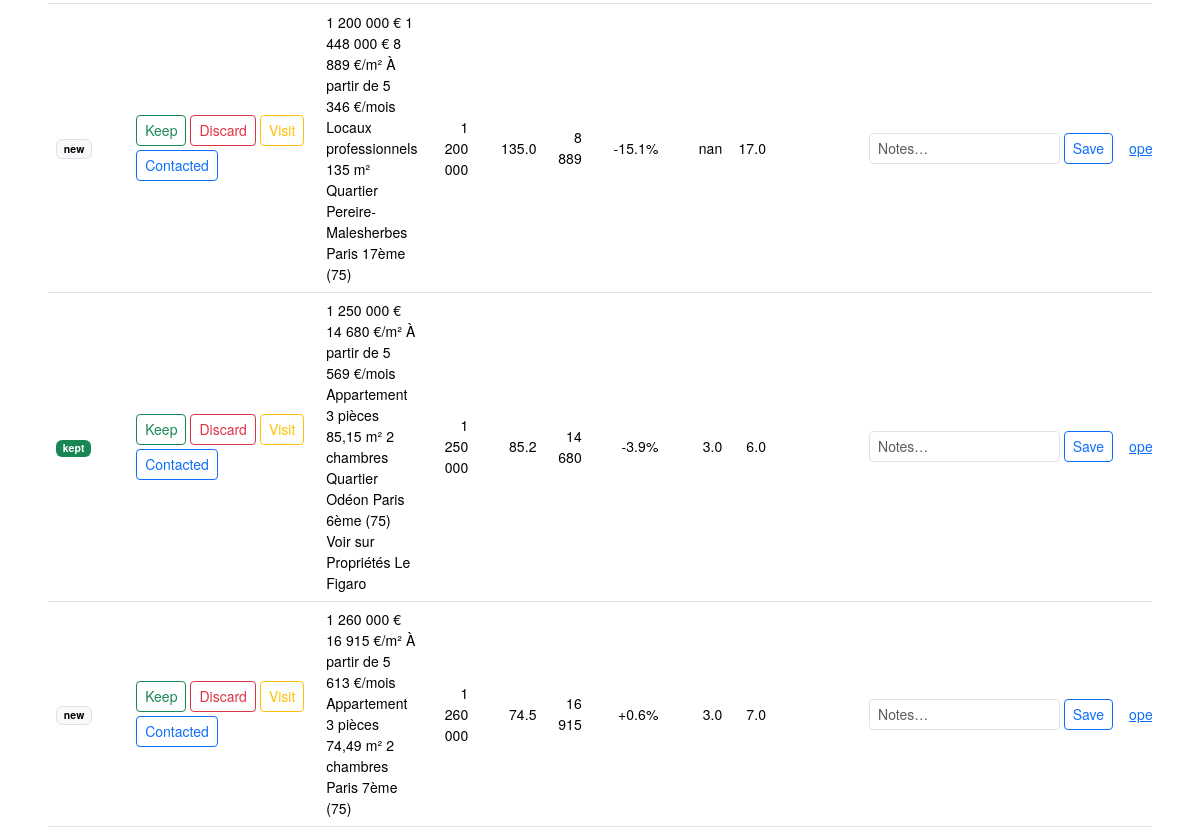
The page /offers?sort=name&dir=asc&page=1 (middle part) on the database as committed earlier.
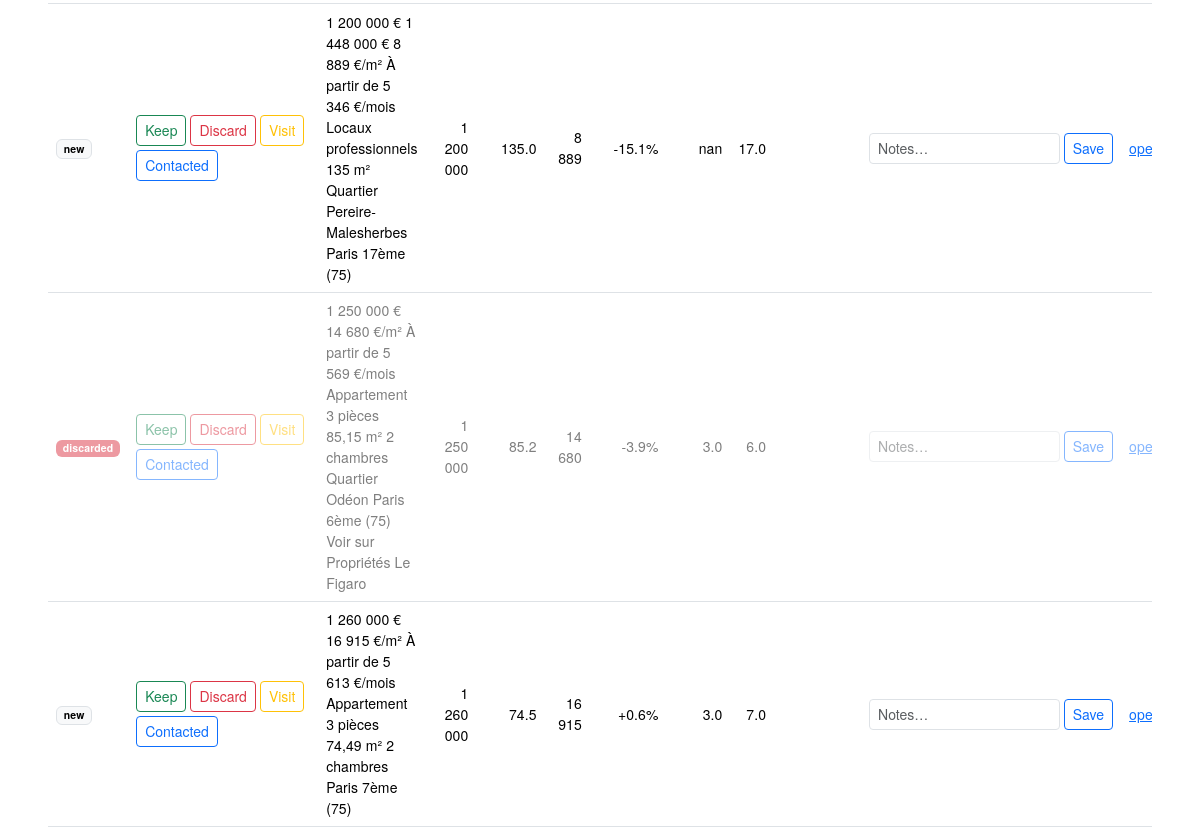
The same page on the database as committed later.
### tables this page shows
CREATE TABLE offer_state (
            offer_id TEXT PRIMARY KEY,
            status TEXT DEFAULT 'new',      -- new | kept | discarded
            contacted INTEGER DEFAULT 0,    -- 0/1
            notes TEXT DEFAULT '',
            updated_at TEXT
        , status_updated_at TEXT, contacted_updated_at TEXT, notes_updated_at TEXT);

### app.py (the view)
@app.route("/offers")
def offers():
    df_scraped = load_figaro_offers_from_folder(SCRAPES_DIR)
    df_manual = load_manual_offers_df()
    if df_scraped.empty and df_manual.empty:
        df = pd.DataFrame()
    elif df_scraped.empty:
        df = df_manual.copy()
    elif df_manual.empty:
        df = df_scraped.copy()
    else:
        df = pd.concat([df_scraped, df_manual], ignore_index=True, sort=False)
    arr_list  = request.args.getlist("arr")
    rooms     = request.args.get("rooms", "").strip()
    price_min = request.args.get("price_min", "").strip()
    price_max = request.args.get("price_max", "").strip()
    surf_min  = request.args.get("surf_min", "").strip()
    surf_max  = request.args.get("surf_max", "").strip()
    q         = (request.args.get("q", "") or "").strip()
    status_list = request.args.getlist("status")  # supports visit_scheduled automatically
    contacted_only = (request.args.get("contacted_only", "").strip() == "1")
    sort_by  = request.args.get("sort", "published_date").strip()
    sort_dir = request.args.get("dir", "desc").strip().lower()
    allowed_sort = {
        "name", "price_eur", "surface_m2", "eur_m2", "premium_pct",
        "rooms", "arrondissement", "published_date", "status", "contacted"
    }
    if sort_by not in allowed_sort:
        sort_by = "published_date"
    if sort_dir not in {"asc", "desc"}:
        sort_dir = "desc"
    ascending = (sort_dir == "asc")
    baseline_map = load_market_baseline_map()
    baseline_loaded = len(baseline_map) > 0
    if not df.empty and baseline_loaded:
        df = df.copy()
        df["arrondissement"] = pd.to_numeric(df.get("arrondissement"), errors="coerce")
        df["market_eur_m2"] = df["arrondissement"].map(baseline_map)
        df["eur_m2"] = pd.to_numeric(df.get("eur_m2"), errors="coerce")
        df["premium_pct"] = (df["eur_m2"] / df["market_eur_m2"] - 1.0) * 100.0
    if not df.empty:
        for c in ["arrondissement", "rooms", "price_eur", "surface_m2", "eur_m2"]:
            if c in df.columns:
                df[c] = pd.to_numeric(df[c], errors="coerce")
        if arr_list:
            arr_ints = [int(a) for a in arr_list if str(a).isdigit()]
            df = df[df["arrondissement"].isin(arr_ints)]
        if rooms:
            df = df[df["rooms"] == int(rooms)]
        if price_min:
            df = df[df["price_eur"] >= int(price_min)]
        if price_max:
            df = df[df["price_eur"] <= int(price_max)]
        if surf_min:
            df = df[df["surface_m2"] >= float(surf_min)]
        if surf_max:
            df = df[df["surface_m2"] <= float(surf_max)]
    if not df.empty:
        df = df.copy()
        if "offer_id" not in df.columns or df["offer_id"].isna().all():
            df["offer_id"] = df.apply(lambda r: compute_offer_id(r.to_dict()), axis=1)
        else:
            df["offer_id"] = df["offer_id"].fillna(df.apply(lambda r: compute_offer_id(r.to_dict()), axis=1))
        states = get_states_map(df["offer_id"].tolist())
        def attach_state(row):
            st = states.get(row["offer_id"])
            if not st:
                return pd.Series({"status": "new", "contacted": 0, "notes": ""})
            return pd.Series({
                "status": st.get("status", "new"),
                "contacted": int(st.get("contacted", 0) or 0),
                "notes": st.get("notes", "") or ""
            })
        df[["status", "contacted", "notes"]] = df.apply(attach_state, axis=1)
    else:
        df = df.copy()
        df["offer_id"] = pd.Series(dtype=str)
        df["status"] = pd.Series(dtype=str)
        df["contacted"] = pd.Series(dtype=int)
        df["notes"] = pd.Series(dtype=str)
    if not df.empty:
        if status_list:
            df = df[df["status"].isin(status_list)]
        if contacted_only:
            df = df[df["contacted"] == 1]
    df = apply_offer_search(df, q)
    if not df.empty and "arrondissement" in df.columns:
        dff = df.dropna(subset=["arrondissement"]).copy()
        dff = dff[dff["arrondissement"].between(1, 20)]
        arr_counts = dff.groupby("arrondissement").size().reset_index(name="n_offers")
        arr_counts["arrondissement"] = arr_counts["arrondissement"].astype(int).astype(str)
        offers_map_html, offers_bar_html = make_offers_map_and_bar(arr_counts, title_prefix="Filtered")
    else:
        offers_map_html, offers_bar_html = "", ""
    if not df.empty and sort_by in df.columns:
        df = df.sort_values(by=sort_by, ascending=ascending, na_position="last", kind="mergesort")
    PAGE_SIZE = 30
    total = len(df)
    total_pages = max(1, math.ceil(total / PAGE_SIZE))
    page = int(request.args.get("page", "1") or 1)
    page = max(1, min(page, total_pages))
    start = (page - 1) * PAGE_SIZE
    end = start + PAGE_SIZE
    page_df = df.iloc[start:end].copy()
    qs = request.args.to_dict(flat=False)
    if "page" not in qs:
        qs["page"] = [str(page)]
    current_url = request.full_path
    if current_url.endswith("?"):
        current_url = current_url[:-1]
    return render_template(
        "offers.html",
        offers=page_df.to_dict(orient="records"),
        total=total,
        page=page,
        total_pages=total_pages,
        arr_options=list(range(1, 21)),
        room_options=[1, 2, 3, 4, 5],
        baseline_loaded=baseline_loaded,
        qs=qs,
        current_url=current_url,
        offers_map_html=offers_map_html,
        offers_bar_html=offers_bar_html,
        f={
            "arr": arr_list,
            "rooms": rooms,
            "price_min": price_min,
            "price_max": price_max,
            "surf_min": surf_min,
            "surf_max": surf_max,
            "status": status_list,
            "contacted_only": "1" if contacted_only else "",
            "q": q,
            "sort": sort_by,
            "dir": sort_dir,
        }
    )

### app.py (called while the page is built, shortened)
def db_conn():
    conn = sqlite3.connect(DB_PATH)
    conn.row_factory = sqlite3.Row
    return conn

def compute_offer_id(row: dict) -> str:
    url = (row.get("url") or "").strip()
    if url:
        return "url:" + url

def get_states_map(offer_ids):
    if not offer_ids:
        return {}
    qmarks = ",".join(["?"] * len(offer_ids))
    with db_conn() as conn:
        rows = conn.execute(
            f"SELECT * FROM offer_state WHERE offer_id IN ({qmarks})",
            offer_ids
        ).fetchall()
    return {r["offer_id"]: dict(r) for r in rows}

def load_market_baseline_map():
    if not MARKET_BASELINE_CSV.exists():
        return {}
    base = pd.read_csv(MARKET_BASELINE_CSV)
    if "arrondissement" not in base.columns or "market_eur_m2" not in base.columns:
        raise ValueError("market_baseline_eurm2.csv must contain: arrondissement, market_eur_m2")
    base = base.dropna(subset=["arrondissement", "market_eur_m2"]).copy()
    base["arrondissement"] = base["arrondissement"].astype(int)
    base["market_eur_m2"] = pd.to_numeric(base["market_eur_m2"], errors="coerce")
    base = base.dropna(subset=["market_eur_m2"])
    return dict(zip(base["arrondissement"], base["market_eur_m2"]))

def _parse_int_fr(s: str):
    if s is None:
        return None
    s = str(s)
    digits = re.sub(r"[^\d]", "", s)
    return int(digits) if digits else None

def _extract_arrondissement(txt: str):
    if not txt:
        return None
    m = re.search(r"Paris\s+(\d{1,2})\s*(?:e|ème|eme)\b", txt, flags=re.IGNORECASE)
    return int(m.group(1)) if m else None

def _extract_date(txt: str):
    if not txt:
        return None
    m = re.search(r"\b(\d{1,2}/\d{1,2}/\d{4})\b", txt)
    if m:
        return m.group(1)
    m = re.search(r"\b(\d{4}-\d{2}-\d{2})\b", txt)
    if m:
        return m.group(1)
    return None

def load_manual_offers_df() -> pd.DataFrame:
    with db_conn() as conn:
        rows = conn.execute("SELECT * FROM manual_offers").fetchall()
    if not rows:
        return pd.DataFrame()
    df = pd.DataFrame([dict(r) for r in rows])
    for c in ["price_eur", "surface_m2", "eur_m2", "arrondissement", "rooms"]:
        if c in df.columns:
            df[c] = pd.to_numeric(df[c], errors="coerce")
    return df

def apply_offer_search(df: pd.DataFrame, q: str) -> pd.DataFrame:
    q = (q or "").strip()
    if df.empty or not q:
        return df

### templates/offers.html (shortened to what this page needs)
{% extends "base.html" %}
{% set active = "offers" %}
{% set full_width = true %}
{% block content %}
<div class="table-responsive w-100">
  <table class="table table-sm table-hover align-middle w-100">
    <tbody>
      {% for o in offers %}
        <tr class="{% if o.get('status') == 'discarded' %}opacity-50{% endif %}">
          <td class="small">
            {% if o.get("status") == "kept" %}
  <span class="badge text-bg-success">kept</span>
{% elif o.get("status") == "discarded" %}
  <span class="badge text-bg-danger">discarded</span>
{% elif o.get("status") == "visit_scheduled" %}
  <span class="badge text-bg-warning">visit scheduled</span>
{% else %}
  <span class="badge text-bg-light border">new</span>
{% endif %}
          </td>
          <td class="small" style="min-width: 190px;">
            <div class="d-flex gap-1 flex-wrap">
              <form method="post" action="/offers/set_status" class="m-0">
                <button class="btn btn-sm btn-outline-success">Keep</button>
              </form>
              <form method="post" action="/offers/set_status" class="m-0">
                <button class="btn btn-sm btn-outline-danger">Discard</button>
              </form>
              <form method="post" action="/offers/set_status" class="m-0">
                <button class="btn btn-sm btn-outline-warning">Visit</button>
              </form>
              <form method="post" action="/offers/toggle_contacted" class="m-0">
                <button class="btn btn-sm btn-outline-primary">
                  {{ "Uncontact" if o.get("contacted") else "Contacted" }}
                </button>
              </form>
            </div>
          </td>
          <td class="small" style="max-width: 360px;">
            {{ o.get("name","") }}
          </td>
          <td class="text-end small">
            {% if o.get("price_eur") %}{{ "{:,.0f}".format(o.get("price_eur")).replace(",", " ") }}{% endif %}
          </td>
          <td class="text-end small">
            {% if o.get("surface_m2") %}{{ "{:.1f}".format(o.get("surface_m2")) }}{% endif %}
          </td>
          <td class="text-end small">
            {% if o.get("eur_m2") %}{{ "{:,.0f}".format(o.get("eur_m2")).replace(",", " ") }}{% endif %}
          </td>
          <td class="text-end small">
            {% if o.get("premium_pct") is not none and o.get("premium_pct") != "" %}
              {{ "{:+.1f}%".format(o.get("premium_pct")) }}
            {% else %}
              <span class="text-muted">—</span>
            {% endif %}
          </td>
          <td class="text-end small">{{ o.get("rooms","") }}</td>
          <td class="text-end small">{{ o.get("arrondissement","") }}</td>
          <td class="small text-muted">{{ o.get("published_date","") }}</td>
          <td class="small" style="min-width: 260px;">
            <form method="post" action="/offers/save_notes" class="m-0 d-flex gap-1">
              <input class="form-control form-control-sm" name="notes"
                     value="{{ o.get('notes','') }}" placeholder="Notes…">
              <button class="btn btn-sm btn-outline-primary">Save</button>
            </form>
          </td>
          <td class="small">
            {% if o.get("url") %}
              <a href="{{ o.get('url') }}" target="_blank" rel="noopener">open</a>
            {% endif %}
          </td>
        </tr>
      {% endfor %}
    </tbody>
  </table>
</div>
{% endblock %}

### templates/base.html (shortened to what this page needs)
<!doctype html>
<html lang="en">
  <head>
    <link href="https://cdn.jsdelivr.net/npm/bootstrap@5.3.3/dist/css/bootstrap.min.css" rel="stylesheet">
    <link rel="stylesheet" href="{{ url_for('static', filename='styles.css') }}">
  </head>
  <body>
    <main class="container-fluid px-4 px-xl-5 py-4">
      {% block content %}{% endblock %}
    </main>
  </body>
</html>

### static/styles.css (style rules this page uses)
:root { --bs-body-font-family: "Helvetica Neue", Helvetica, Arial, sans-serif; }
body { letter-spacing: 0.1px; }

Rows that differ between the two databases and show on the page:
changed offer_state: status "kept" → "discarded"
